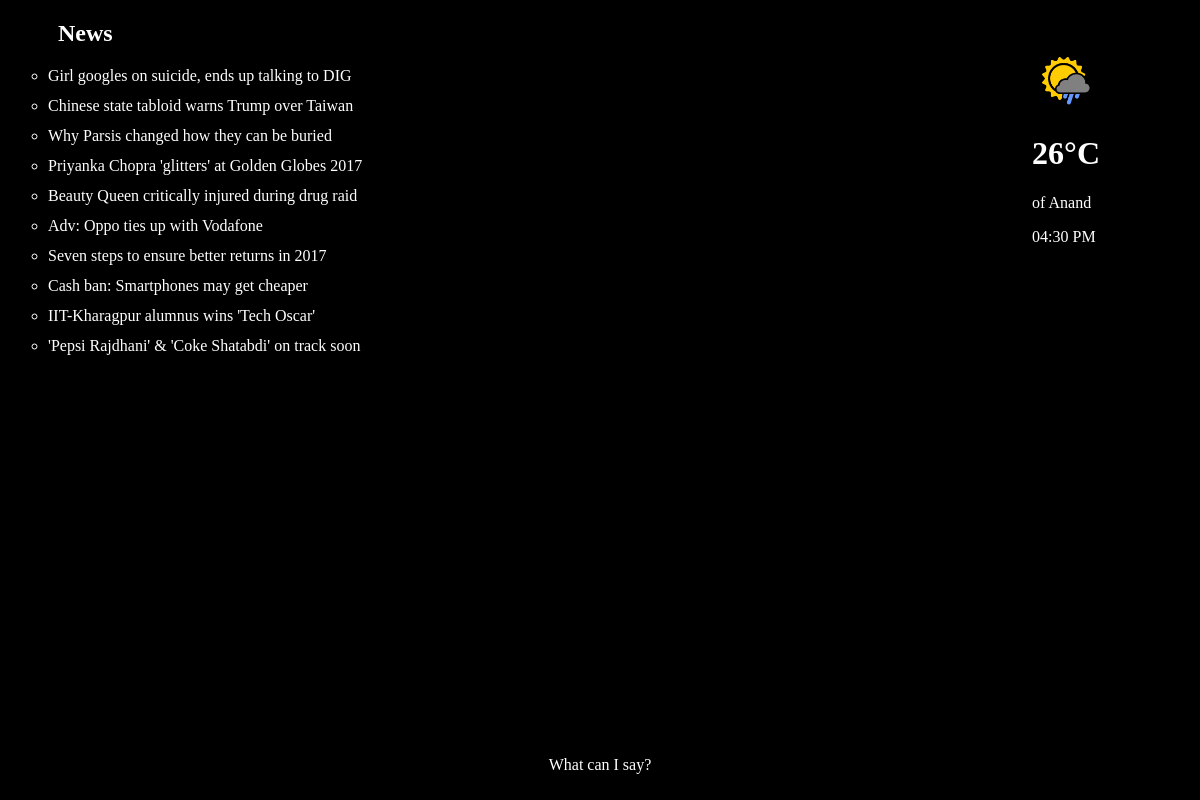
The page /news/ on the database as committed earlier.
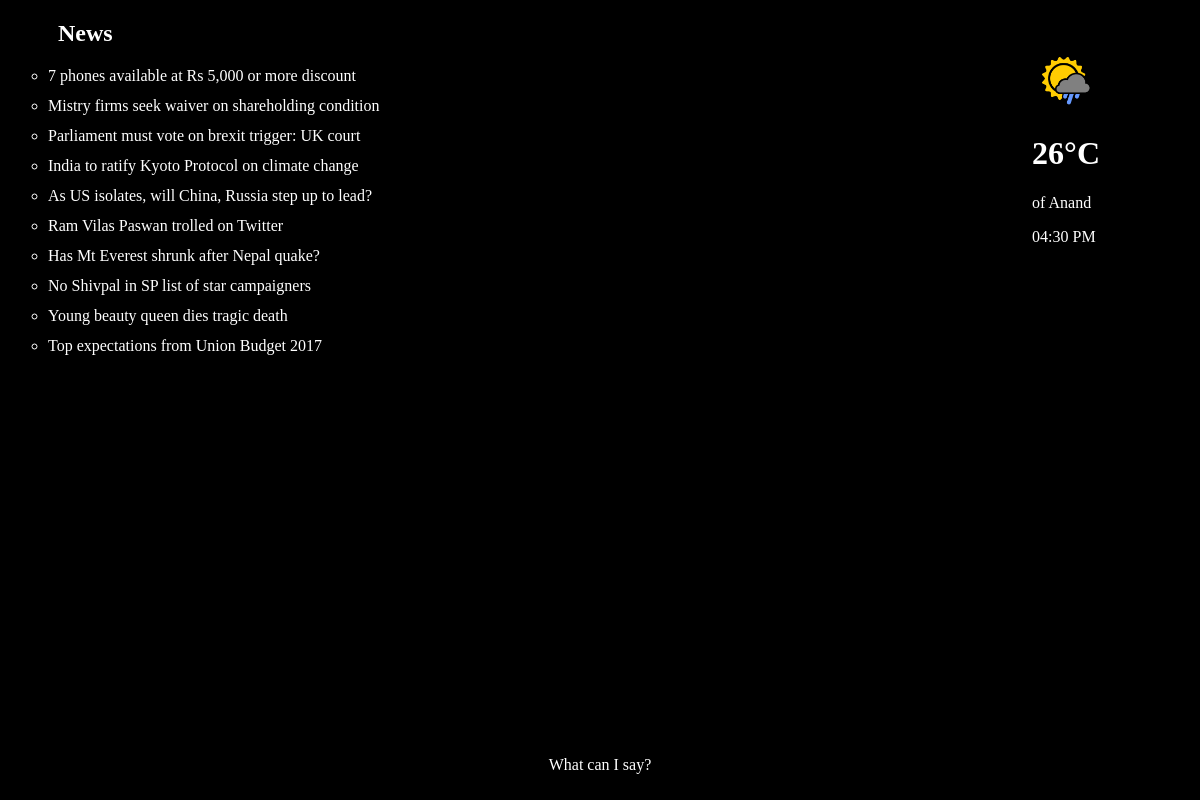
The same page on the database as committed later.
### Data/models.py (models this page shows, shortened)
class Weather(models.Model):
    city = models.CharField(max_length=100)
    temp = models.CharField(max_length=5)
    date = models.DateTimeField(auto_now_add=True)
    class Meta:
        ordering = ['-date']

class ToiNews(models.Model):
    head_line = models.CharField(max_length=100, primary_key=True)
    link = models.CharField(max_length=140)
    date = models.DateTimeField(auto_now_add=True)
    class Meta:
        ordering = ['-date']

### Data/views.py (the view)
# urls.py: url(r'^news/$', views.news, name='news'),
def news(request):
	slug = {
		'news_list': ToiNews.objects.all().order_by('-date')[:10],
		'weather': Weather.objects.all().order_by('-date')[:1],
	}
	return render(request, 'news.html', slug)

### Data/templates/news.html (shortened to what this page needs)
{% extends 'home.html' %}
{% block body %}
    <h2 style="padding-left: 50px;">News</h2>
    <ul style="list-style-type: circle;">
        {% for news in news_list %}
            <li>{{ news.head_line }}</li>
        {% endfor %}
    </ul>
{% endblock %}

### Data/templates/base.html (shortened to what this page needs)
<!DOCTYPE html>
<html>
<head>
	{% load staticfiles %}
    <link rel="stylesheet" href="{% static 'css/generic.css' %}">
</head>
<body onload="clock()">
    <div style="position: absolute; right: 100px; top: 50px;">
        {% block img %}
                <img src="{% static 'icon/weather-ico.png' %}" width="64px" height="64px" align="center">
        {% endblock %}
        {% for info in weather %}
            <h1>{{ info.temp }}C</h1>
            <p>of {{ info.city }}</p>
        {% endfor %}
        <p id="time"></p>
    </div>
    {% block body%}{% endblock %}
    <div class="msg help">
        <p>What can I say?</p>
    </div>
</body>
</html>

Rows that differ between the two databases and show on the page:
no longer on this page (row unchanged): ToiNews: head_line "Girl googles on suicide, ends up talking to DIG"
no longer on this page (row unchanged): ToiNews: head_line "Chinese state tabloid warns Trump over Taiwan"
no longer on this page (row unchanged): ToiNews: head_line "Why Parsis changed how they can be buried"
no longer on this page (row unchanged): ToiNews: head_line "Priyanka Chopra 'glitters' at Golden Globes 2017"
no longer on this page (row unchanged): ToiNews: head_line "Beauty Queen critically injured during drug raid"
no longer on this page (row unchanged): ToiNews: head_line "Adv: Oppo ties up with Vodafone"
no longer on this page (row unchanged): ToiNews: head_line "Seven steps to ensure better returns in 2017"
no longer on this page (row unchanged): ToiNews: head_line "Cash ban: Smartphones may get cheaper"
no longer on this page (row unchanged): ToiNews: head_line "IIT-Kharagpur alumnus wins 'Tech Oscar'"
no longer on this page (row unchanged): ToiNews: head_line "'Pepsi Rajdhani' & 'Coke Shatabdi' on track soon"
added ToiNews: head_line "7 phones available at Rs 5,000 or more discount"
added ToiNews: head_line "Mistry firms seek waiver on shareholding condition"
added ToiNews: head_line "Parliament must vote on brexit trigger: UK court"
added ToiNews: head_line "India to ratify Kyoto Protocol on climate change"
added ToiNews: head_line "As US isolates, will China, Russia step up to lead?"
added ToiNews: head_line "Ram Vilas Paswan trolled on Twitter"
added ToiNews: head_line "Has Mt Everest shrunk after Nepal quake?"
added ToiNews: head_line "No Shivpal in SP list of star campaigners"
added ToiNews: head_line "Young beauty queen dies tragic death"
added ToiNews: head_line "Top expectations from Union Budget 2017"
